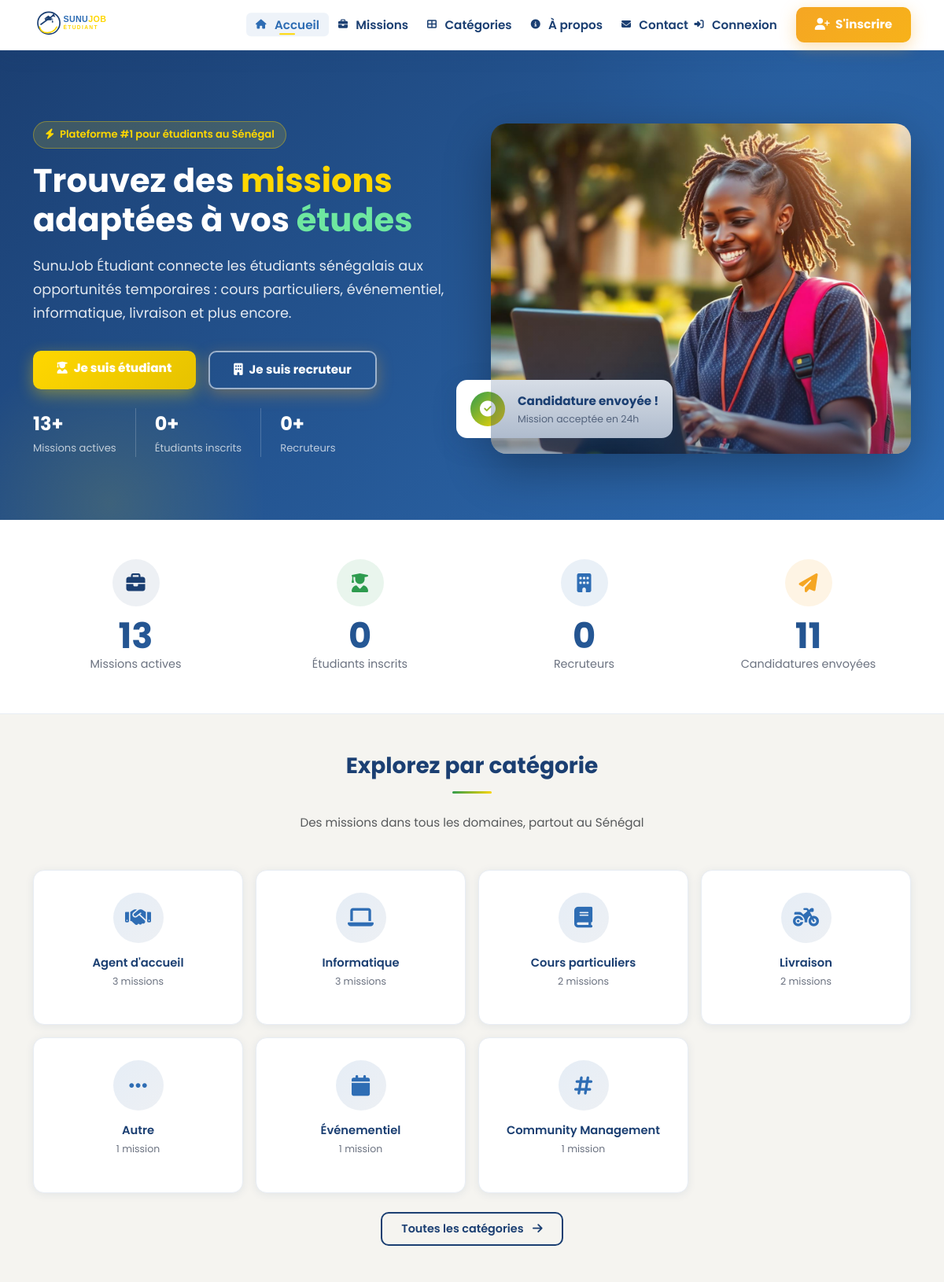
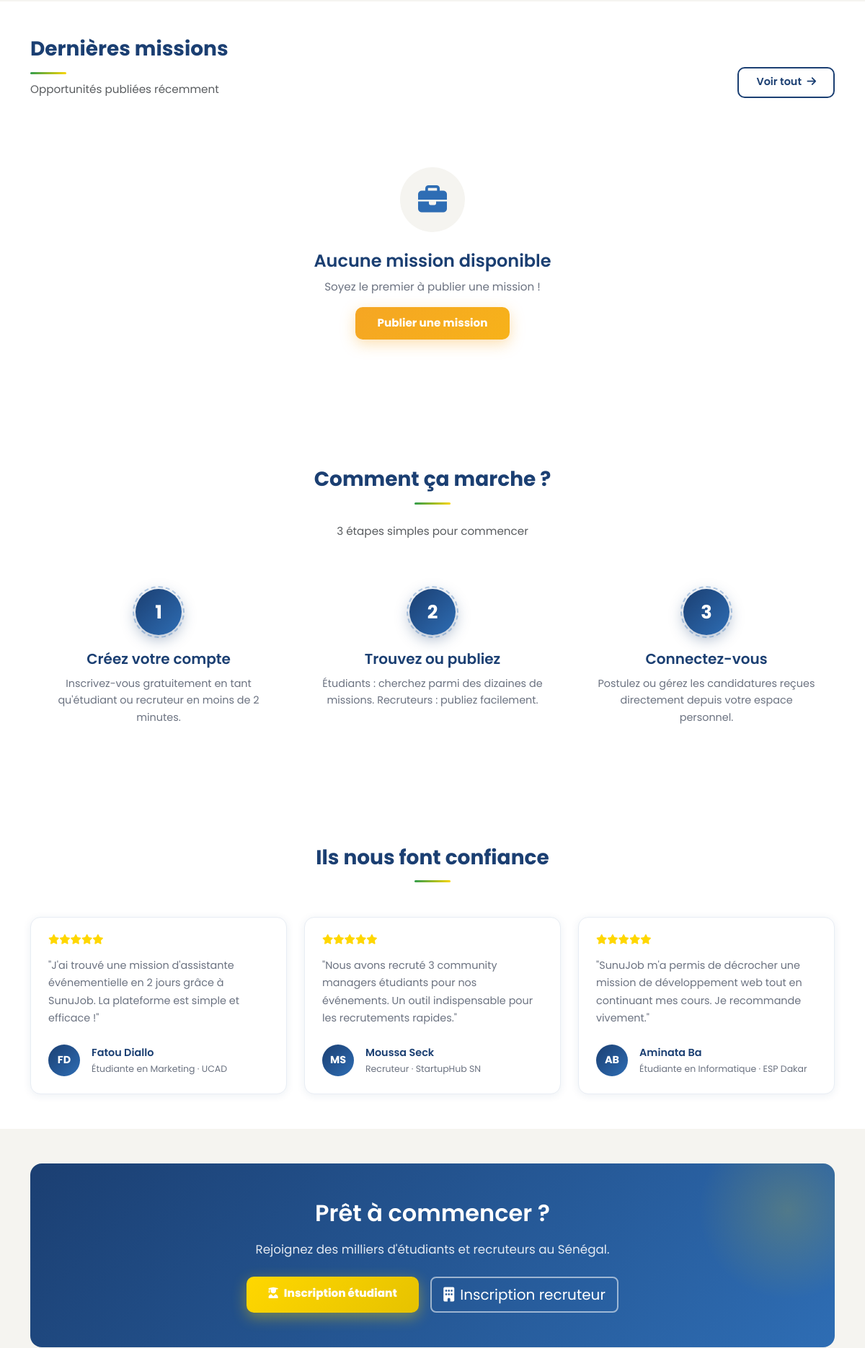
The page / (upper part) on the database its author committed (2 pictures, top to bottom).
### tables this page shows
CREATE TABLE categories (
    id INT AUTO_INCREMENT PRIMARY KEY,
    nom VARCHAR(100) NOT NULL UNIQUE,
    icone VARCHAR(50)
);

### index.php (the view, shortened to what this page needs)
<?php
require_once 'includes/auth.php';
require_once 'includes/header.php';
$stats = ['missions' => 0, 'etudiants' => 0, 'recruteurs' => 0, 'candidatures' => 0];
$r = $conn->query("SELECT COUNT(*) c FROM missions WHERE statut='active'");
if ($r) $stats['missions'] = (int)$r->fetch_assoc()['c'];
$r = $conn->query("SELECT COUNT(*) c FROM utilisateurs WHERE role='etudiant'");
if ($r) $stats['etudiants'] = (int)$r->fetch_assoc()['c'];
$r = $conn->query("SELECT COUNT(*) c FROM utilisateurs WHERE role='recruteur'");
if ($r) $stats['recruteurs'] = (int)$r->fetch_assoc()['c'];
$r = $conn->query("SELECT COUNT(*) c FROM candidatures");
if ($r) $stats['candidatures'] = (int)$r->fetch_assoc()['c'];
$dernieresMissions = [];
$categories = [];
$r = $conn->query("
    SELECT c.*, COUNT(m.id) nb
    FROM categories c
    LEFT JOIN missions m ON c.id = m.categorie_id AND m.statut='active'
    GROUP BY c.id
    ORDER BY nb DESC
    LIMIT 8
");
if ($r) { while ($row = $r->fetch_assoc()) $categories[] = $row; }
?>
<section class="hero-section">
    <div class="container position-relative" style="z-index:1;">
        <div class="row align-items-center g-5">
            <div class="col-lg-6">
                <span class="hero-badge">
                    <i class="fas fa-bolt me-1"></i> Plateforme #1 pour étudiants au Sénégal
                </span>
                <h1>Trouvez des <span class="accent-gold">missions</span> adaptées à vos <span class="accent-green">études</span></h1>
                <p class="subtitle">
                    SunuJob Étudiant connecte les étudiants sénégalais aux opportunités temporaires :
                    cours particuliers, événementiel, informatique, livraison et plus encore.
                </p>
                <div class="d-flex flex-wrap gap-3 mb-4">
                    <a href="/register.php?role=etudiant" class="btn btn-cta-etudiant btn-lg">
                        <i class="fas fa-user-graduate me-2"></i>Je suis étudiant
                    </a>
                    <a href="/register.php?role=recruteur" class="btn btn-cta btn-lg hero-outline-btn">
                        <i class="fas fa-building me-2"></i>Je suis recruteur
                    </a>
                </div>
                <div class="d-flex flex-wrap gap-4">
                    <div>
                        <div style="color:#fff;font-size:1.5rem;font-weight:700;"><?= number_format($stats['missions']) ?>+</div>
                        <div style="color:rgba(255,255,255,0.7);font-size:0.82rem;">Missions actives</div>
                    </div>
                    <div>
                        <div style="color:#fff;font-size:1.5rem;font-weight:700;"><?= number_format($stats['etudiants']) ?>+</div>
                        <div style="color:rgba(255,255,255,0.7);font-size:0.82rem;">Étudiants inscrits</div>
                    </div>
                    <div>
                        <div style="color:#fff;font-size:1.5rem;font-weight:700;"><?= number_format($stats['recruteurs']) ?>+</div>
                        <div style="color:rgba(255,255,255,0.7);font-size:0.82rem;">Recruteurs</div>
                    </div>
                </div>
            </div>
            <div class="col-lg-6 d-none d-lg-block position-relative">
                <div class="hero-image">
                    <img src="assets/images/Image collée.png"
                         alt="Étudiants au travail" class="img-fluid w-100" style="height:420px;object-fit:cover;">
                </div>
                <div class="hero-floating-card d-none d-xl-block">
                    <div class="d-flex align-items-center gap-3">
                        <div style="width:44px;height:44px;background:var(--gradient-accent);border-radius:50%;display:flex;align-items:center;justify-content:center;">
                            <i class="fas fa-check-circle text-white fs-5"></i>
                        </div>
                        <div>
                            <div style="font-weight:700;color:var(--color-primary);font-size:0.95rem;">Candidature envoyée !</div>
                            <div style="font-size:0.78rem;color:var(--color-text-muted);">Mission acceptée en 24h</div>
                        </div>
                    </div>
                </div>
            </div>
        </div>
    </div>
</section>
<section class="stats-section">
    <div class="container">
        <div class="row g-4 text-center">
            <div class="col-6 col-md-3">
                <div class="stat-icon-wrap stat-icon-primary">
                    <i class="fas fa-briefcase" style="color:var(--color-primary);"></i>
                </div>
                <span class="stat-number d-block"><?= number_format($stats['missions']) ?></span>
                <span class="stat-label">Missions actives</span>
            </div>
            <div class="col-6 col-md-3">
                <div class="stat-icon-wrap stat-icon-green">
                    <i class="fas fa-user-graduate" style="color:var(--color-accent-green);"></i>
                </div>
                <span class="stat-number d-block"><?= number_format($stats['etudiants']) ?></span>
                <span class="stat-label">Étudiants inscrits</span>
            </div>
            <div class="col-6 col-md-3">
                <div class="stat-icon-wrap stat-icon-blue">
                    <i class="fas fa-building" style="color:var(--color-primary-light);"></i>
                </div>
                <span class="stat-number d-block"><?= number_format($stats['recruteurs']) ?></span>
                <span class="stat-label">Recruteurs</span>
            </div>
            <div class="col-6 col-md-3">
                <div class="stat-icon-wrap stat-icon-orange">
                    <i class="fas fa-paper-plane" style="color:var(--color-accent-orange);"></i>
                </div>
                <span class="stat-number d-block"><?= number_format($stats['candidatures']) ?></span>
                <span class="stat-label">Candidatures envoyées</span>
            </div>
        </div>
    </div>
</section>
<section class="py-5">
    <div class="container">
        <div class="text-center mb-5">
            <h2 class="section-title center">Explorez par catégorie</h2>
            <p class="text-muted mt-4">Des missions dans tous les domaines, partout au Sénégal</p>
        </div>
        <div class="row g-3">
            <?php foreach ($categories as $cat): ?>
                <div class="col-6 col-md-4 col-lg-3">
                    <a href="/missions.php?categorie=<?= $cat['id'] ?>" class="text-decoration-none d-block">
                        <div class="category-card">
                            <div class="icon-wrap">
                                <i class="fas <?= htmlspecialchars($cat['icone']) ?>"></i>
                            </div>
                            <h5><?= htmlspecialchars($cat['nom']) ?></h5>
                            <p class="count"><?= $cat['nb'] ?> mission<?= $cat['nb'] > 1 ? 's' : '' ?></p>
                        </div>
                    </a>
                </div>
            <?php endforeach; ?>
        </div>
        <div class="text-center mt-4">
            <a href="/categories.php" class="btn btn-outline-custom">
                Toutes les catégories <i class="fas fa-arrow-right ms-2"></i>
            </a>
        </div>
    </div>
</section>
<section class="py-5" style="background:var(--color-white);">
    <div class="container">
        <div class="d-flex flex-wrap justify-content-between align-items-end mb-5 gap-3">
            <div>
                <h2 class="section-title mb-2">Dernières missions</h2>
                <p class="text-muted mb-0">Opportunités publiées récemment</p>
            </div>
            <a href="/missions.php" class="btn btn-outline-custom">
                Voir tout <i class="fas fa-arrow-right ms-1"></i>
            </a>
        </div>
        <?php if (empty($dernieresMissions)): ?>
            <div class="empty-state">
                <div class="empty-state-icon"><i class="fas fa-briefcase"></i></div>
                <h4>Aucune mission disponible</h4>
                <p>Soyez le premier à publier une mission !</p>
                <a href="/register.php?role=recruteur" class="btn btn-cta">Publier une mission</a>
            </div>
        <?php endif; ?>
    </div>
</section>
<section class="steps-section">
    <div class="container">
        <div class="text-center mb-5">
            <h2 class="section-title center">Comment ça marche ?</h2>
            <p class="text-muted mt-4">3 étapes simples pour commencer</p>
        </div>
        <div class="row g-4">
            <div class="col-md-4">
                <div class="step-item">
                    <div class="step-number">1</div>
                    <h5>Créez votre compte</h5>
                    <p>Inscrivez-vous gratuitement en tant qu'étudiant ou recruteur en moins de 2 minutes.</p>
                </div>
            </div>
            <div class="col-md-4">
                <div class="step-item">
                    <div class="step-number">2</div>
                    <h5>Trouvez ou publiez</h5>
                    <p>Étudiants : cherchez parmi des dizaines de missions. Recruteurs : publiez facilement.</p>
                </div>
            </div>
            <div class="col-md-4">
                <div class="step-item">
                    <div class="step-number">3</div>
                    <h5>Connectez-vous</h5>
                    <p>Postulez ou gérez les candidatures reçues directement depuis votre espace personnel.</p>
                </div>
            </div>
        </div>
    </div>
</section>
<section class="py-5" style="background:var(--color-white);">
    <div class="container">
        <div class="text-center mb-5">
            <h2 class="section-title center">Ils nous font confiance</h2>
        </div>
        <div class="row g-4">
            <?php
            $testimonials = [
                ['name' => 'Fatou Diallo', 'role' => 'Étudiante en Marketing', 'univ' => 'UCAD', 'text' => "J'ai trouvé une mission d'assistante événementielle en 2 jours grâce à SunuJob. La plateforme est simple et efficace !", 'initials' => 'FD'],
                ['name' => 'Moussa Seck', 'role' => 'Recruteur', 'univ' => 'StartupHub SN', 'text' => "Nous avons recruté 3 community managers étudiants pour nos événements. Un outil indispensable pour les recrutements rapides.", 'initials' => 'MS'],
                ['name' => 'Aminata Ba', 'role' => 'Étudiante en Informatique', 'univ' => 'ESP Dakar', 'text' => "SunuJob m'a permis de décrocher une mission de développement web tout en continuant mes cours. Je recommande vivement.", 'initials' => 'AB'],
            ];
            foreach ($testimonials as $t):
            ?>
                <div class="col-md-4">
                    <div class="card-dashboard p-4 h-100">
                        <div class="d-flex mb-3">
                            <?php for ($i = 0; $i < 5; $i++): ?>
                                <i class="fas fa-star" style="color:var(--color-accent-gold);font-size:0.85rem;"></i>
                            <?php endfor; ?>
                        </div>
                        <p class="mb-4" style="color:var(--color-text-muted);font-size:0.9rem;line-height:1.7;">
                            "<?= $t['text'] ?>"
                        </p>
                        <div class="d-flex align-items-center gap-3 mt-auto">
                            <div class="rounded-circle d-flex align-items-center justify-content-center fw-bold"
                                 style="width:44px;height:44px;background:var(--gradient-primary);color:#fff;font-size:0.9rem;">
                                <?= $t['initials'] ?>
                            </div>
                            <div>
                                <div class="fw-semibold" style="font-size:0.9rem;"><?= $t['name'] ?></div>
                                <div style="font-size:0.78rem;color:var(--color-text-muted);"><?= $t['role'] ?> · <?= $t['univ'] ?></div>
                            </div>
                        </div>
                    </div>
                </div>
            <?php endforeach; ?>
        </div>
    </div>
</section>
<section class="py-5">
    <div class="container">
        <div class="rounded-4 text-white text-center p-5" style="background:var(--gradient-hero);position:relative;overflow:hidden;">
            <div class="cta-banner-glow"></div>
            <div style="position:relative;z-index:1;">
                <h2 style="color:#fff;font-size:2rem;margin-bottom:1rem;">Prêt à commencer ?</h2>
                <p class="mb-4" style="opacity:0.88;font-size:1.05rem;">
                    Rejoignez des milliers d'étudiants et recruteurs au Sénégal.
                </p>
                <div class="d-flex justify-content-center gap-3 flex-wrap">
                    <a href="/register.php?role=etudiant" class="btn btn-cta-etudiant btn-lg">
                        <i class="fas fa-user-graduate me-2"></i>Inscription étudiant
                    </a>
                    <a href="/register.php?role=recruteur"
                       class="btn btn-lg hero-outline-btn">
                        <i class="fas fa-building me-2"></i>Inscription recruteur
                    </a>
                </div>
            </div>
        </div>
    </div>
</section>
<?php require_once 'includes/footer.php'; ?>

### assets/css/variables.css (style rules this page uses)
:root { --color-primary: #1B3F72; --color-primary-light: #2E6DB4; --color-accent-gold: #FFD700; --color-accent-green: #2D9B4E; --color-bg: #F5F4F0; --color-bg-alt: #FFFFFF; --color-white: #FFFFFF; --color-border: #D4DCE8; --color-border-light: #E8EDF4; --color-text-main: #1B3F72; --color-text-muted: #6B7280; --color-text-light: #E8E8E6; --gradient-primary: linear-gradient(135deg, #1B3F72 0%, #2E6DB4 100%); --gradient-primary-r: linear-gradient(135deg, #2E6DB4 0%, #1B3F72 100%); --gradient-hero: linear-gradient(135deg, #1B3F72 0%, #2E6DB4 100%); --gradient-gold: linear-gradient(135deg, #FFD700 0%, #E6C200 100%); --gradient-accent: linear-gradient(135deg, #2D9B4E 0%, #FFD700 100%); --gradient-green: linear-gradient(135deg, #2D9B4E 0%, #1F7A3A 100%); --gradient-navbar: linear-gradient(135deg, #2F3440 0%, #4B5563 100%); --shadow-sm: 0 2px 8px rgba(27, 63, 114, 0.08); --shadow-md: 0 4px 16px rgba(27, 63, 114, 0.12); --shadow-lg: 0 8px 32px rgba(27, 63, 114, 0.18); --shadow-card: 0 2px 12px rgba(27, 63, 114, 0.08); --shadow-hover: 0 12px 40px rgba(27, 63, 114, 0.22); --radius-sm: 6px; --radius-md: 10px; --radius-lg: 14px; --radius-xl: 20px; --radius-full: 9999px; --color-success: #2D9B4E; --color-warning: #F5A623; --color-accent-orange: #F5A623; --color-danger: #DC3545; --color-info: #2E6DB4; --gradient-orange: linear-gradient(135deg, #F5A623 0%, #F7B21A 100%); }

### rows shown on the page
categories: nom "Agent d'accueil", nb "3", shows "s"
categories: nom "Informatique", nb "3", shows "s"
categories: nom "Cours particuliers", nb "2"
categories: nom "Livraison", nb "2"
categories: nom "Autre", nb "1"
categories: nom "Événementiel", nb "1"
categories: nom "Community Management", nb "1"

### other values the page prints
$stats['missions'] "13"
$stats['etudiants'] "0"
$stats['recruteurs'] "0"
$stats['candidatures'] "11"
$t['text'] "J'ai trouvé une mission d'assistante événementielle en 2 jours grâce à SunuJob. La plateforme est simple et efficace !"
$t['initials'] "FD"
$t['name'] "Fatou Diallo"
$t['role'] "Étudiante en Marketing"
$t['univ'] "UCAD"
$t['text'] "Nous avons recruté 3 community managers étudiants pour nos événements. Un outil indispensable pour les recrutements rapides."
$t['initials'] "MS"
$t['name'] "Moussa Seck"
$t['role'] "Recruteur"
$t['univ'] "StartupHub SN"
$t['text'] "SunuJob m'a permis de décrocher une mission de développement web tout en continuant mes cours. Je recommande vivement."
